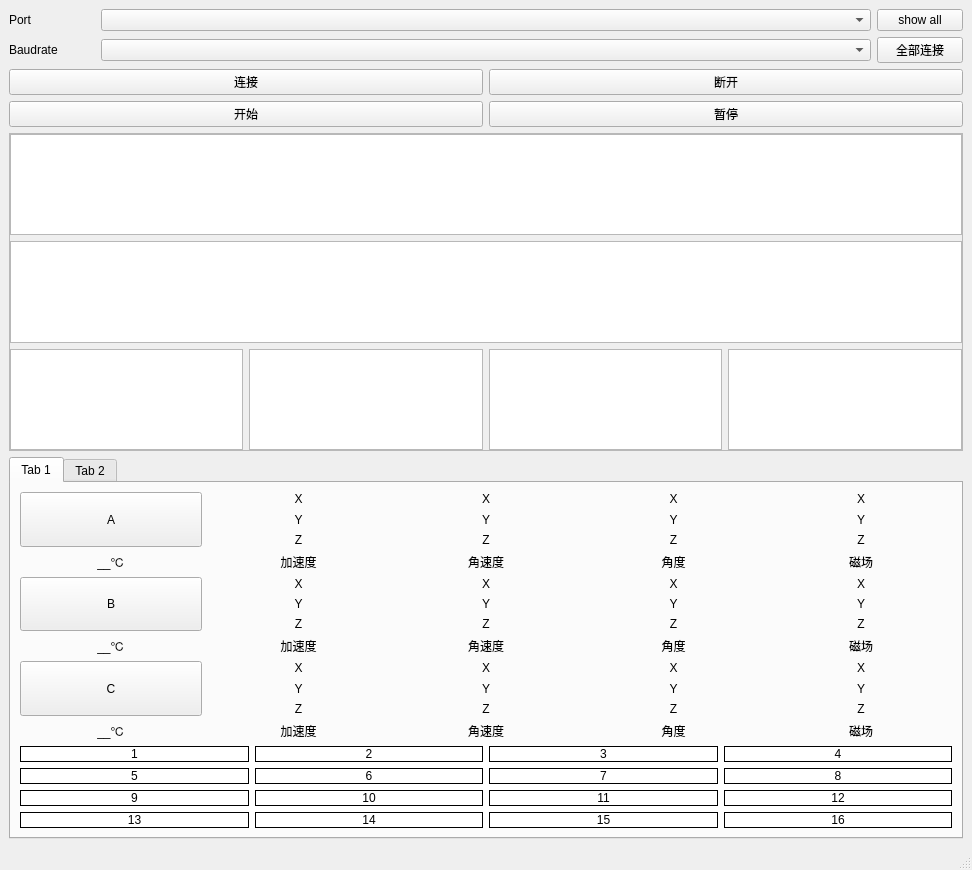
<?xml version="1.0" encoding="UTF-8"?>
<ui version="4.0">
 <class>MainWindow</class>
 <widget class="QMainWindow" name="MainWindow">
  <property name="geometry">
   <rect>
    <x>0</x>
    <y>0</y>
    <width>972</width>
    <height>870</height>
   </rect>
  </property>
  <property name="sizePolicy">
   <sizepolicy hsizetype="Preferred" vsizetype="Expanding">
    <horstretch>0</horstretch>
    <verstretch>3</verstretch>
   </sizepolicy>
  </property>
  <property name="windowTitle">
   <string>MainWindow</string>
  </property>
  <widget class="QWidget" name="centralwidget">
   <layout class="QVBoxLayout" name="verticalLayout">
    <item>
     <layout class="QHBoxLayout" name="horizontalLayout">
      <item>
       <widget class="QLabel" name="lb_port">
        <property name="sizePolicy">
         <sizepolicy hsizetype="Expanding" vsizetype="Preferred">
          <horstretch>1</horstretch>
          <verstretch>0</verstretch>
         </sizepolicy>
        </property>
        <property name="text">
         <string>Port</string>
        </property>
       </widget>
      </item>
      <item>
       <widget class="QComboBox" name="cb_port">
        <property name="sizePolicy">
         <sizepolicy hsizetype="Expanding" vsizetype="Fixed">
          <horstretch>9</horstretch>
          <verstretch>0</verstretch>
         </sizepolicy>
        </property>
       </widget>
      </item>
      <item>
       <widget class="QPushButton" name="btn_port_all">
        <property name="sizePolicy">
         <sizepolicy hsizetype="Minimum" vsizetype="Fixed">
          <horstretch>1</horstretch>
          <verstretch>0</verstretch>
         </sizepolicy>
        </property>
        <property name="text">
         <string>show all</string>
        </property>
       </widget>
      </item>
     </layout>
    </item>
    <item>
     <layout class="QHBoxLayout" name="horizontalLayout_3">
      <item>
       <widget class="QLabel" name="lb_baudrate">
        <property name="sizePolicy">
         <sizepolicy hsizetype="Expanding" vsizetype="Preferred">
          <horstretch>1</horstretch>
          <verstretch>0</verstretch>
         </sizepolicy>
        </property>
        <property name="text">
         <string>Baudrate</string>
        </property>
       </widget>
      </item>
      <item>
       <widget class="QComboBox" name="cb_baudrate">
        <property name="sizePolicy">
         <sizepolicy hsizetype="Expanding" vsizetype="Fixed">
          <horstretch>9</horstretch>
          <verstretch>0</verstretch>
         </sizepolicy>
        </property>
       </widget>
      </item>
      <item>
       <widget class="QPushButton" name="btn_start_all">
        <property name="sizePolicy">
         <sizepolicy hsizetype="Minimum" vsizetype="Fixed">
          <horstretch>1</horstretch>
          <verstretch>0</verstretch>
         </sizepolicy>
        </property>
        <property name="text">
         <string>全部连接</string>
        </property>
       </widget>
      </item>
     </layout>
    </item>
    <item>
     <layout class="QHBoxLayout" name="horizontalLayout_2">
      <item>
       <widget class="QPushButton" name="btn_start">
        <property name="text">
         <string>连接</string>
        </property>
       </widget>
      </item>
      <item>
       <widget class="QPushButton" name="btn_stop">
        <property name="text">
         <string>断开</string>
        </property>
       </widget>
      </item>
     </layout>
    </item>
    <item>
     <layout class="QHBoxLayout" name="horizontalLayout_4">
      <item>
       <widget class="QPushButton" name="btn_print">
        <property name="text">
         <string>开始</string>
        </property>
       </widget>
      </item>
      <item>
       <widget class="QPushButton" name="btn_pause">
        <property name="text">
         <string>暂停</string>
        </property>
       </widget>
      </item>
     </layout>
    </item>
    <item>
     <widget class="QFrame" name="frame_2">
      <property name="frameShape">
       <enum>QFrame::StyledPanel</enum>
      </property>
      <property name="frameShadow">
       <enum>QFrame::Raised</enum>
      </property>
      <layout class="QVBoxLayout" name="verticalLayout_4">
       <property name="leftMargin">
        <number>0</number>
       </property>
       <property name="topMargin">
        <number>0</number>
       </property>
       <property name="rightMargin">
        <number>0</number>
       </property>
       <property name="bottomMargin">
        <number>0</number>
       </property>
       <item>
        <widget class="QTextEdit" name="et_print">
         <property name="readOnly">
          <bool>true</bool>
         </property>
        </widget>
       </item>
       <item>
        <widget class="QTextEdit" name="et_show">
         <property name="enabled">
          <bool>true</bool>
         </property>
         <property name="readOnly">
          <bool>true</bool>
         </property>
        </widget>
       </item>
       <item>
        <layout class="QHBoxLayout" name="horizontalLayout_5">
         <item>
          <widget class="QTextEdit" name="et_show_A">
           <property name="readOnly">
            <bool>true</bool>
           </property>
          </widget>
         </item>
         <item>
          <widget class="QTextEdit" name="et_show_B">
           <property name="readOnly">
            <bool>true</bool>
           </property>
          </widget>
         </item>
         <item>
          <widget class="QTextEdit" name="et_show_C">
           <property name="readOnly">
            <bool>true</bool>
           </property>
          </widget>
         </item>
         <item>
          <widget class="QTextEdit" name="et_show_H">
           <property name="readOnly">
            <bool>true</bool>
           </property>
          </widget>
         </item>
        </layout>
       </item>
      </layout>
     </widget>
    </item>
    <item>
     <widget class="QTabWidget" name="tabWidget">
      <property name="currentIndex">
       <number>0</number>
      </property>
      <widget class="QWidget" name="tab">
       <attribute name="title">
        <string>Tab 1</string>
       </attribute>
       <layout class="QVBoxLayout" name="verticalLayout_3">
        <item>
         <widget class="QWidget" name="layout_All" native="true">
          <layout class="QVBoxLayout" name="verticalLayout_2">
           <property name="spacing">
            <number>6</number>
           </property>
           <property name="leftMargin">
            <number>0</number>
           </property>
           <property name="topMargin">
            <number>0</number>
           </property>
           <property name="rightMargin">
            <number>0</number>
           </property>
           <property name="bottomMargin">
            <number>0</number>
           </property>
           <item>
            <layout class="QHBoxLayout" name="layout_A">
             <item>
              <layout class="QVBoxLayout" name="layout_A_info">
               <item>
                <widget class="QPushButton" name="btn_lb_A">
                 <property name="sizePolicy">
                  <sizepolicy hsizetype="Minimum" vsizetype="Expanding">
                   <horstretch>0</horstretch>
                   <verstretch>3</verstretch>
                  </sizepolicy>
                 </property>
                 <property name="text">
                  <string>A</string>
                 </property>
                 <property name="checkable">
                  <bool>false</bool>
                 </property>
                 <property name="autoExclusive">
                  <bool>false</bool>
                 </property>
                 <property name="autoDefault">
                  <bool>false</bool>
                 </property>
                 <property name="flat">
                  <bool>false</bool>
                 </property>
                </widget>
               </item>
               <item>
                <widget class="QLabel" name="lb_A_Temperature">
                 <property name="sizePolicy">
                  <sizepolicy hsizetype="Preferred" vsizetype="Expanding">
                   <horstretch>0</horstretch>
                   <verstretch>1</verstretch>
                  </sizepolicy>
                 </property>
                 <property name="frameShape">
                  <enum>QFrame::NoFrame</enum>
                 </property>
                 <property name="frameShadow">
                  <enum>QFrame::Plain</enum>
                 </property>
                 <property name="text">
                  <string>__℃</string>
                 </property>
                 <property name="alignment">
                  <set>Qt::AlignCenter</set>
                 </property>
                 <property name="openExternalLinks">
                  <bool>false</bool>
                 </property>
                </widget>
               </item>
              </layout>
             </item>
             <item>
              <layout class="QVBoxLayout" name="layout_A_Acc">
               <item>
                <widget class="QLabel" name="lb_A_XAcc">
                 <property name="text">
                  <string>X</string>
                 </property>
                 <property name="alignment">
                  <set>Qt::AlignCenter</set>
                 </property>
                </widget>
               </item>
               <item>
                <widget class="QLabel" name="lb_A_YAcc">
                 <property name="text">
                  <string>Y</string>
                 </property>
                 <property name="alignment">
                  <set>Qt::AlignCenter</set>
                 </property>
                </widget>
               </item>
               <item>
                <widget class="QLabel" name="lb_A_ZAcc">
                 <property name="text">
                  <string>Z</string>
                 </property>
                 <property name="alignment">
                  <set>Qt::AlignCenter</set>
                 </property>
                </widget>
               </item>
               <item>
                <widget class="QLabel" name="lb_A_Acc">
                 <property name="text">
                  <string>加速度</string>
                 </property>
                 <property name="alignment">
                  <set>Qt::AlignCenter</set>
                 </property>
                </widget>
               </item>
              </layout>
             </item>
             <item>
              <layout class="QVBoxLayout" name="layout_A_Gyro">
               <item>
                <widget class="QLabel" name="lb_A_XGyro">
                 <property name="text">
                  <string>X</string>
                 </property>
                 <property name="alignment">
                  <set>Qt::AlignCenter</set>
                 </property>
                </widget>
               </item>
               <item>
                <widget class="QLabel" name="lb_A_YGyro">
                 <property name="text">
                  <string>Y</string>
                 </property>
                 <property name="alignment">
                  <set>Qt::AlignCenter</set>
                 </property>
                </widget>
               </item>
               <item>
                <widget class="QLabel" name="lb_A_ZGyro">
                 <property name="text">
                  <string>Z</string>
                 </property>
                 <property name="alignment">
                  <set>Qt::AlignCenter</set>
                 </property>
                </widget>
               </item>
               <item>
                <widget class="QLabel" name="lb_A_Gyro">
                 <property name="text">
                  <string>角速度</string>
                 </property>
                 <property name="alignment">
                  <set>Qt::AlignCenter</set>
                 </property>
                </widget>
               </item>
              </layout>
             </item>
             <item>
              <layout class="QVBoxLayout" name="layout_A_Angle">
               <item>
                <widget class="QLabel" name="lb_A_Roll">
                 <property name="text">
                  <string>X</string>
                 </property>
                 <property name="alignment">
                  <set>Qt::AlignCenter</set>
                 </property>
                </widget>
               </item>
               <item>
                <widget class="QLabel" name="lb_A_Pitch">
                 <property name="text">
                  <string>Y</string>
                 </property>
                 <property name="alignment">
                  <set>Qt::AlignCenter</set>
                 </property>
                </widget>
               </item>
               <item>
                <widget class="QLabel" name="lb_A_Yaw">
                 <property name="text">
                  <string>Z</string>
                 </property>
                 <property name="alignment">
                  <set>Qt::AlignCenter</set>
                 </property>
                </widget>
               </item>
               <item>
                <widget class="QLabel" name="lb_A_Angle">
                 <property name="text">
                  <string>角度</string>
                 </property>
                 <property name="alignment">
                  <set>Qt::AlignCenter</set>
                 </property>
                </widget>
               </item>
              </layout>
             </item>
             <item>
              <layout class="QVBoxLayout" name="layout_A_Mag">
               <item>
                <widget class="QLabel" name="lb_A_Hx">
                 <property name="text">
                  <string>X</string>
                 </property>
                 <property name="alignment">
                  <set>Qt::AlignCenter</set>
                 </property>
                </widget>
               </item>
               <item>
                <widget class="QLabel" name="lb_A_Hy">
                 <property name="text">
                  <string>Y</string>
                 </property>
                 <property name="alignment">
                  <set>Qt::AlignCenter</set>
                 </property>
                </widget>
               </item>
               <item>
                <widget class="QLabel" name="lb_A_Hz">
                 <property name="text">
                  <string>Z</string>
                 </property>
                 <property name="alignment">
                  <set>Qt::AlignCenter</set>
                 </property>
                </widget>
               </item>
               <item>
                <widget class="QLabel" name="lb_A_Mag">
                 <property name="text">
                  <string>磁场</string>
                 </property>
                 <property name="alignment">
                  <set>Qt::AlignCenter</set>
                 </property>
                </widget>
               </item>
              </layout>
             </item>
            </layout>
           </item>
           <item>
            <layout class="QHBoxLayout" name="layout_B">
             <item>
              <layout class="QVBoxLayout" name="layout_B_info">
               <item>
                <widget class="QPushButton" name="btn_lb_B">
                 <property name="sizePolicy">
                  <sizepolicy hsizetype="Minimum" vsizetype="Expanding">
                   <horstretch>0</horstretch>
                   <verstretch>3</verstretch>
                  </sizepolicy>
                 </property>
                 <property name="text">
                  <string>B</string>
                 </property>
                 <property name="checkable">
                  <bool>false</bool>
                 </property>
                 <property name="autoExclusive">
                  <bool>false</bool>
                 </property>
                 <property name="autoDefault">
                  <bool>false</bool>
                 </property>
                 <property name="flat">
                  <bool>false</bool>
                 </property>
                </widget>
               </item>
               <item>
                <widget class="QLabel" name="lb_B_Temperature">
                 <property name="sizePolicy">
                  <sizepolicy hsizetype="Preferred" vsizetype="Expanding">
                   <horstretch>0</horstretch>
                   <verstretch>1</verstretch>
                  </sizepolicy>
                 </property>
                 <property name="frameShape">
                  <enum>QFrame::NoFrame</enum>
                 </property>
                 <property name="frameShadow">
                  <enum>QFrame::Plain</enum>
                 </property>
                 <property name="text">
                  <string>__℃</string>
                 </property>
                 <property name="alignment">
                  <set>Qt::AlignCenter</set>
                 </property>
                 <property name="openExternalLinks">
                  <bool>false</bool>
                 </property>
                </widget>
               </item>
              </layout>
             </item>
             <item>
              <layout class="QVBoxLayout" name="layout_B_Acc">
               <item>
                <widget class="QLabel" name="lb_B_XAcc">
                 <property name="text">
                  <string>X</string>
                 </property>
                 <property name="alignment">
                  <set>Qt::AlignCenter</set>
                 </property>
                </widget>
               </item>
               <item>
                <widget class="QLabel" name="lb_B_YAcc">
                 <property name="text">
                  <string>Y</string>
                 </property>
                 <property name="alignment">
                  <set>Qt::AlignCenter</set>
                 </property>
                </widget>
               </item>
               <item>
                <widget class="QLabel" name="lb_B_ZAcc">
                 <property name="text">
                  <string>Z</string>
                 </property>
                 <property name="alignment">
                  <set>Qt::AlignCenter</set>
                 </property>
                </widget>
               </item>
               <item>
                <widget class="QLabel" name="lb_B_Acc">
                 <property name="text">
                  <string>加速度</string>
                 </property>
                 <property name="alignment">
                  <set>Qt::AlignCenter</set>
                 </property>
                </widget>
               </item>
              </layout>
             </item>
             <item>
              <layout class="QVBoxLayout" name="layout_B_Gyro">
               <item>
                <widget class="QLabel" name="lb_B_XGyro">
                 <property name="text">
                  <string>X</string>
                 </property>
                 <property name="alignment">
                  <set>Qt::AlignCenter</set>
                 </property>
                </widget>
               </item>
               <item>
                <widget class="QLabel" name="lb_B_YGyro">
                 <property name="text">
                  <string>Y</string>
                 </property>
                 <property name="alignment">
                  <set>Qt::AlignCenter</set>
                 </property>
                </widget>
               </item>
               <item>
                <widget class="QLabel" name="lb_B_ZGyro">
                 <property name="text">
                  <string>Z</string>
                 </property>
                 <property name="alignment">
                  <set>Qt::AlignCenter</set>
                 </property>
                </widget>
               </item>
               <item>
                <widget class="QLabel" name="lb_B_Gyro">
                 <property name="text">
                  <string>角速度</string>
                 </property>
                 <property name="alignment">
                  <set>Qt::AlignCenter</set>
                 </property>
                </widget>
               </item>
              </layout>
             </item>
             <item>
              <layout class="QVBoxLayout" name="layout_B_Angle">
               <item>
                <widget class="QLabel" name="lb_B_Roll">
                 <property name="text">
                  <string>X</string>
                 </property>
                 <property name="alignment">
                  <set>Qt::AlignCenter</set>
                 </property>
                </widget>
               </item>
               <item>
                <widget class="QLabel" name="lb_B_Pitch">
                 <property name="text">
                  <string>Y</string>
                 </property>
                 <property name="alignment">
                  <set>Qt::AlignCenter</set>
                 </property>
                </widget>
               </item>
               <item>
                <widget class="QLabel" name="lb_B_Yaw">
                 <property name="text">
                  <string>Z</string>
                 </property>
                 <property name="alignment">
                  <set>Qt::AlignCenter</set>
                 </property>
                </widget>
               </item>
               <item>
                <widget class="QLabel" name="lb_B_Angle">
                 <property name="text">
                  <string>角度</string>
                 </property>
                 <property name="alignment">
                  <set>Qt::AlignCenter</set>
                 </property>
                </widget>
               </item>
              </layout>
             </item>
             <item>
              <layout class="QVBoxLayout" name="layout_B_Mag">
               <item>
                <widget class="QLabel" name="lb_B_Hx">
                 <property name="text">
                  <string>X</string>
                 </property>
                 <property name="alignment">
                  <set>Qt::AlignCenter</set>
                 </property>
                </widget>
               </item>
               <item>
                <widget class="QLabel" name="lb_B_Hy">
                 <property name="text">
                  <string>Y</string>
                 </property>
                 <property name="alignment">
                  <set>Qt::AlignCenter</set>
                 </property>
                </widget>
               </item>
               <item>
                <widget class="QLabel" name="lb_B_Hz">
                 <property name="text">
                  <string>Z</string>
                 </property>
                 <property name="alignment">
                  <set>Qt::AlignCenter</set>
                 </property>
                </widget>
               </item>
               <item>
                <widget class="QLabel" name="lb_B_Mag">
                 <property name="text">
                  <string>磁场</string>
                 </property>
                 <property name="alignment">
                  <set>Qt::AlignCenter</set>
                 </property>
                </widget>
               </item>
              </layout>
             </item>
            </layout>
           </item>
           <item>
            <layout class="QHBoxLayout" name="layout_C">
             <item>
              <layout class="QVBoxLayout" name="layout_C_info">
               <item>
                <widget class="QPushButton" name="btn_lb_C">
                 <property name="sizePolicy">
                  <sizepolicy hsizetype="Minimum" vsizetype="Expanding">
                   <horstretch>0</horstretch>
                   <verstretch>3</verstretch>
                  </sizepolicy>
                 </property>
                 <property name="text">
                  <string>C</string>
                 </property>
                 <property name="checkable">
                  <bool>false</bool>
                 </property>
                 <property name="autoExclusive">
                  <bool>false</bool>
                 </property>
                 <property name="autoDefault">
                  <bool>false</bool>
                 </property>
                 <property name="flat">
                  <bool>false</bool>
                 </property>
                </widget>
               </item>
               <item>
                <widget class="QLabel" name="lb_C_Temperature">
                 <property name="sizePolicy">
                  <sizepolicy hsizetype="Preferred" vsizetype="Expanding">
                   <horstretch>0</horstretch>
                   <verstretch>1</verstretch>
                  </sizepolicy>
                 </property>
                 <property name="frameShape">
                  <enum>QFrame::NoFrame</enum>
                 </property>
                 <property name="frameShadow">
                  <enum>QFrame::Plain</enum>
                 </property>
                 <property name="text">
                  <string>__℃</string>
                 </property>
                 <property name="alignment">
                  <set>Qt::AlignCenter</set>
                 </property>
                 <property name="openExternalLinks">
                  <bool>false</bool>
                 </property>
                </widget>
               </item>
              </layout>
             </item>
             <item>
              <layout class="QVBoxLayout" name="layout_C_Acc">
               <item>
                <widget class="QLabel" name="lb_C_XAcc">
                 <property name="text">
                  <string>X</string>
                 </property>
                 <property name="alignment">
                  <set>Qt::AlignCenter</set>
                 </property>
                </widget>
               </item>
               <item>
                <widget class="QLabel" name="lb_C_YAcc">
                 <property name="text">
                  <string>Y</string>
                 </property>
                 <property name="alignment">
                  <set>Qt::AlignCenter</set>
                 </property>
                </widget>
               </item>
               <item>
                <widget class="QLabel" name="lb_C_ZAcc">
                 <property name="text">
                  <string>Z</string>
                 </property>
                 <property name="alignment">
                  <set>Qt::AlignCenter</set>
                 </property>
                </widget>
               </item>
               <item>
                <widget class="QLabel" name="lb_C_Acc">
                 <property name="text">
                  <string>加速度</string>
                 </property>
                 <property name="alignment">
                  <set>Qt::AlignCenter</set>
                 </property>
                </widget>
               </item>
              </layout>
             </item>
             <item>
              <layout class="QVBoxLayout" name="layout_C_Gyro">
               <item>
                <widget class="QLabel" name="lb_C_XGyro">
                 <property name="text">
                  <string>X</string>
                 </property>
                 <property name="alignment">
                  <set>Qt::AlignCenter</set>
                 </property>
                </widget>
               </item>
               <item>
                <widget class="QLabel" name="lb_C_YGyro">
                 <property name="text">
                  <string>Y</string>
                 </property>
                 <property name="alignment">
                  <set>Qt::AlignCenter</set>
                 </property>
                </widget>
               </item>
               <item>
                <widget class="QLabel" name="lb_C_ZGyro">
                 <property name="text">
                  <string>Z</string>
                 </property>
                 <property name="alignment">
                  <set>Qt::AlignCenter</set>
                 </property>
                </widget>
               </item>
               <item>
                <widget class="QLabel" name="lb_C_Gyro">
                 <property name="text">
                  <string>角速度</string>
                 </property>
                 <property name="alignment">
                  <set>Qt::AlignCenter</set>
                 </property>
                </widget>
               </item>
              </layout>
             </item>
             <item>
              <layout class="QVBoxLayout" name="layout_C_Angle">
               <item>
                <widget class="QLabel" name="lb_C_Roll">
                 <property name="text">
                  <string>X</string>
                 </property>
                 <property name="alignment">
                  <set>Qt::AlignCenter</set>
                 </property>
                </widget>
               </item>
               <item>
                <widget class="QLabel" name="lb_C_Pitch">
                 <property name="text">
                  <string>Y</string>
                 </property>
                 <property name="alignment">
                  <set>Qt::AlignCenter</set>
                 </property>
                </widget>
               </item>
               <item>
                <widget class="QLabel" name="lb_C_Yaw">
                 <property name="text">
                  <string>Z</string>
                 </property>
                 <property name="alignment">
                  <set>Qt::AlignCenter</set>
                 </property>
                </widget>
               </item>
               <item>
                <widget class="QLabel" name="lb_C_Angle">
                 <property name="text">
                  <string>角度</string>
                 </property>
                 <property name="alignment">
                  <set>Qt::AlignCenter</set>
                 </property>
                </widget>
               </item>
              </layout>
             </item>
             <item>
              <layout class="QVBoxLayout" name="layout_C_Mag">
               <item>
                <widget class="QLabel" name="lb_C_Hx">
                 <property name="text">
                  <string>X</string>
                 </property>
                 <property name="alignment">
                  <set>Qt::AlignCenter</set>
                 </property>
                </widget>
               </item>
               <item>
                <widget class="QLabel" name="lb_C_Hy">
                 <property name="text">
                  <string>Y</string>
                 </property>
                 <property name="alignment">
                  <set>Qt::AlignCenter</set>
                 </property>
                </widget>
               </item>
               <item>
                <widget class="QLabel" name="lb_C_Hz">
                 <property name="text">
                  <string>Z</string>
                 </property>
                 <property name="alignment">
                  <set>Qt::AlignCenter</set>
                 </property>
                </widget>
               </item>
               <item>
                <widget class="QLabel" name="lb_C_Mag_3">
                 <property name="text">
                  <string>磁场</string>
                 </property>
                 <property name="alignment">
                  <set>Qt::AlignCenter</set>
                 </property>
                </widget>
               </item>
              </layout>
             </item>
            </layout>
           </item>
           <item>
            <widget class="QFrame" name="frame_3">
             <property name="styleSheet">
              <string notr="true">background-color: rgb(255, 255, 255);</string>
             </property>
             <property name="frameShape">
              <enum>QFrame::NoFrame</enum>
             </property>
             <property name="frameShadow">
              <enum>QFrame::Plain</enum>
             </property>
             <layout class="QGridLayout" name="gridLayout">
              <property name="leftMargin">
               <number>0</number>
              </property>
              <property name="topMargin">
               <number>0</number>
              </property>
              <property name="rightMargin">
               <number>0</number>
              </property>
              <property name="bottomMargin">
               <number>0</number>
              </property>
              <property name="horizontalSpacing">
               <number>6</number>
              </property>
              <item row="0" column="0">
               <widget class="QLabel" name="lb_p_1">
                <property name="styleSheet">
                 <string notr="true"/>
                </property>
                <property name="frameShape">
                 <enum>QFrame::Box</enum>
                </property>
                <property name="text">
                 <string>1</string>
                </property>
                <property name="alignment">
                 <set>Qt::AlignCenter</set>
                </property>
               </widget>
              </item>
              <item row="0" column="1">
               <widget class="QLabel" name="lb_p_2">
                <property name="styleSheet">
                 <string notr="true"/>
                </property>
                <property name="frameShape">
                 <enum>QFrame::Box</enum>
                </property>
                <property name="text">
                 <string>2</string>
                </property>
                <property name="alignment">
                 <set>Qt::AlignCenter</set>
                </property>
               </widget>
              </item>
              <item row="0" column="2">
               <widget class="QLabel" name="lb_p_3">
                <property name="styleSheet">
                 <string notr="true"/>
                </property>
                <property name="frameShape">
                 <enum>QFrame::Box</enum>
                </property>
                <property name="text">
                 <string>3</string>
                </property>
                <property name="alignment">
                 <set>Qt::AlignCenter</set>
                </property>
               </widget>
              </item>
              <item row="0" column="3">
               <widget class="QLabel" name="lb_p_4">
                <property name="styleSheet">
                 <string notr="true"/>
                </property>
                <property name="frameShape">
                 <enum>QFrame::Box</enum>
                </property>
                <property name="text">
                 <string>4</string>
                </property>
                <property name="alignment">
                 <set>Qt::AlignCenter</set>
                </property>
               </widget>
              </item>
              <item row="1" column="0">
               <widget class="QLabel" name="lb_p_5">
                <property name="styleSheet">
                 <string notr="true"/>
                </property>
                <property name="frameShape">
                 <enum>QFrame::Box</enum>
                </property>
                <property name="text">
                 <string>5</string>
                </property>
                <property name="alignment">
                 <set>Qt::AlignCenter</set>
                </property>
               </widget>
              </item>
              <item row="1" column="1">
               <widget class="QLabel" name="lb_p_6">
                <property name="styleSheet">
                 <string notr="true"/>
                </property>
                <property name="frameShape">
                 <enum>QFrame::Box</enum>
                </property>
                <property name="text">
                 <string>6</string>
                </property>
                <property name="alignment">
                 <set>Qt::AlignCenter</set>
                </property>
               </widget>
              </item>
              <item row="1" column="2">
               <widget class="QLabel" name="lb_p_7">
                <property name="styleSheet">
                 <string notr="true"/>
                </property>
                <property name="frameShape">
                 <enum>QFrame::Box</enum>
                </property>
                <property name="text">
                 <string>7</string>
                </property>
                <property name="alignment">
                 <set>Qt::AlignCenter</set>
                </property>
               </widget>
              </item>
              <item row="1" column="3">
               <widget class="QLabel" name="lb_p_8">
                <property name="styleSheet">
                 <string notr="true"/>
                </property>
                <property name="frameShape">
                 <enum>QFrame::Box</enum>
                </property>
                <property name="text">
                 <string>8</string>
                </property>
                <property name="alignment">
                 <set>Qt::AlignCenter</set>
                </property>
               </widget>
              </item>
              <item row="2" column="0">
               <widget class="QLabel" name="lb_p_9">
                <property name="styleSheet">
                 <string notr="true"/>
                </property>
                <property name="frameShape">
                 <enum>QFrame::Box</enum>
                </property>
                <property name="text">
                 <string>9</string>
                </property>
                <property name="alignment">
                 <set>Qt::AlignCenter</set>
                </property>
               </widget>
              </item>
              <item row="2" column="1">
               <widget class="QLabel" name="lb_p_10">
                <property name="styleSheet">
                 <string notr="true"/>
                </property>
                <property name="frameShape">
                 <enum>QFrame::Box</enum>
                </property>
                <property name="text">
                 <string>10</string>
                </property>
                <property name="alignment">
                 <set>Qt::AlignCenter</set>
                </property>
               </widget>
              </item>
              <item row="2" column="2">
               <widget class="QLabel" name="lb_p_11">
                <property name="styleSheet">
                 <string notr="true"/>
                </property>
                <property name="frameShape">
                 <enum>QFrame::Box</enum>
                </property>
                <property name="text">
                 <string>11</string>
                </property>
                <property name="alignment">
                 <set>Qt::AlignCenter</set>
                </property>
               </widget>
              </item>
              <item row="2" column="3">
               <widget class="QLabel" name="lb_p_12">
                <property name="styleSheet">
                 <string notr="true"/>
                </property>
                <property name="frameShape">
                 <enum>QFrame::Box</enum>
                </property>
                <property name="text">
                 <string>12</string>
                </property>
                <property name="alignment">
                 <set>Qt::AlignCenter</set>
                </property>
               </widget>
              </item>
              <item row="3" column="0">
               <widget class="QLabel" name="lb_p_13">
                <property name="styleSheet">
                 <string notr="true"/>
                </property>
                <property name="frameShape">
                 <enum>QFrame::Box</enum>
                </property>
                <property name="text">
                 <string>13</string>
                </property>
                <property name="alignment">
                 <set>Qt::AlignCenter</set>
                </property>
               </widget>
              </item>
              <item row="3" column="1">
               <widget class="QLabel" name="lb_p_14">
                <property name="styleSheet">
                 <string notr="true"/>
                </property>
                <property name="frameShape">
                 <enum>QFrame::Box</enum>
                </property>
                <property name="text">
                 <string>14</string>
                </property>
                <property name="alignment">
                 <set>Qt::AlignCenter</set>
                </property>
               </widget>
              </item>
              <item row="3" column="2">
               <widget class="QLabel" name="lb_p_15">
                <property name="styleSheet">
                 <string notr="true"/>
                </property>
                <property name="frameShape">
                 <enum>QFrame::Box</enum>
                </property>
                <property name="text">
                 <string>15</string>
                </property>
                <property name="alignment">
                 <set>Qt::AlignCenter</set>
                </property>
               </widget>
              </item>
              <item row="3" column="3">
               <widget class="QLabel" name="lb_p_16">
                <property name="styleSheet">
                 <string notr="true"/>
                </property>
                <property name="frameShape">
                 <enum>QFrame::Box</enum>
                </property>
                <property name="text">
                 <string>16</string>
                </property>
                <property name="alignment">
                 <set>Qt::AlignCenter</set>
                </property>
               </widget>
              </item>
             </layout>
            </widget>
           </item>
          </layout>
         </widget>
        </item>
       </layout>
      </widget>
      <widget class="QWidget" name="tab_2">
       <attribute name="title">
        <string>Tab 2</string>
       </attribute>
       <layout class="QVBoxLayout" name="verticalLayout_5"/>
      </widget>
     </widget>
    </item>
   </layout>
  </widget>
  <widget class="QMenuBar" name="menubar">
   <property name="geometry">
    <rect>
     <x>0</x>
     <y>0</y>
     <width>972</width>
     <height>23</height>
    </rect>
   </property>
  </widget>
  <widget class="QStatusBar" name="statusbar"/>
 </widget>
 <resources/>
 <connections/>
</ui>
